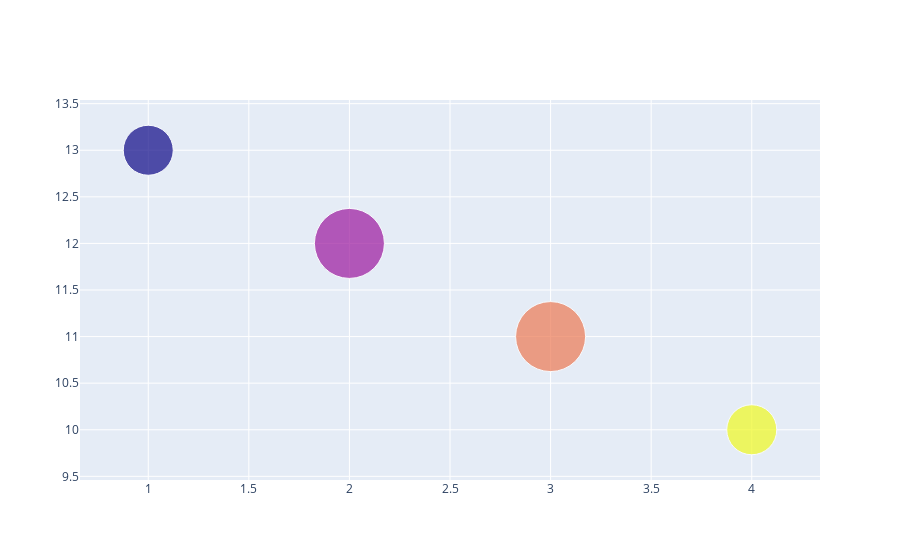

Notebook code cell kept with this figure:
### Code cell
import plotly.graph_objects as go
fig = go.Figure(data = go.Scatter(
    x = [1,2,3,4],
    y=[13,12,11,10],
    mode = 'markers',
    marker = dict(size=[50,70,70,50], color = [0,1,2,3])
))
fig.show()
#tamanho e cor

### Figure 1 — Plotly figure (JSON) as saved in the notebook; plotly's stock layout.template omitted (floating-point values rounded to 4 significant figures)
{"data": [{"marker": {"color": [0, 1, 2, 3], "size": [50, 70, 70, 50]}, "mode": "markers", "type": "scatter", "x": [1, 2, 3, 4], "y": [13, 12, 11, 10]}], "layout": {}}
